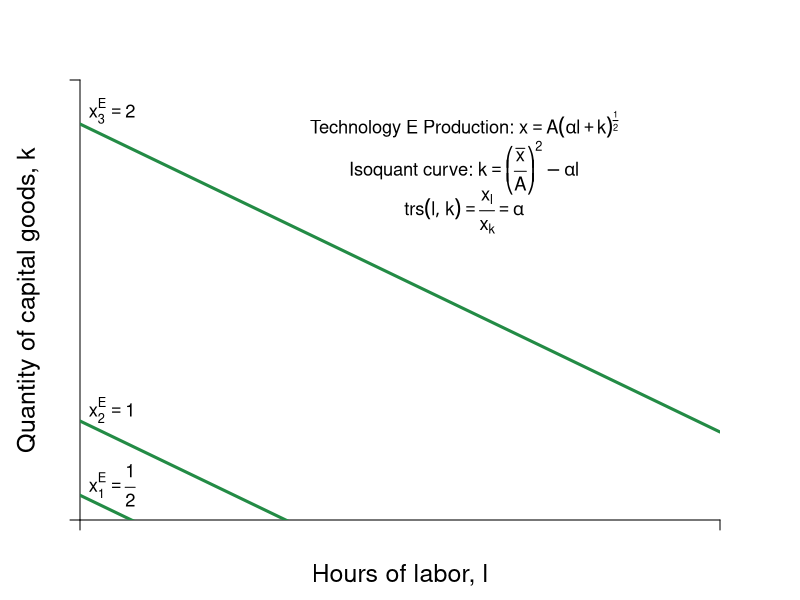

Write R code to recreate this figure.
#Graph Designer: Simon Halliday
#Authors: Bowles, Foley and Halliday
#Title: Coordination, Conflict and Competition: A Text in Microeconomics

library(shape)
pdf(file = "firmmarketsupply/techvariables3.pdf", width = 8, height = 6)

#Set parameters for graphics
axislabelsize <- 1.5
labelsize <- 1.1
graphlinewidth <- 3
segmentlinewidth <- 2

COL <- c("#7fc97f", "#beaed4", "#fdc086", "#ffff99", "#386cb0", "#f0027f", "#bf5b17", "#666666")
COLA <- c("#e0f3db", "#99d8c9","#66c2a4","#41ae76", "#238b45", "#005824")
COLB <- c("#c6dbef", "#4eb3d3", "#2b8cbe", "#0868ac","#084081")

#Edited the margins to cater for the larger LHS labels
par(mar =  c(4, 4, 4, 4))

uFn <- function(x, y, alpha = 0.7){
  (x^alpha)*(y^(1 - alpha))
}

isoA <- function(l, alpha = 0.7, xbar = 4, A = 2) {
  (xbar / A)^2 - alpha*l
}

trsline <- function(x, constant = 10, slope = 4){
  constant - (slope)*x
}

ff <- function(x, c = 12, s = 1/3){
  c - s*x
}

xlims <- c(0, 10)
ylims <- c(0, 10)

npts <- 501 
x <- seq(xlims[1], xlims[2], length.out = npts)
y <- seq(ylims[1], ylims[2], length.out = npts) 
a <- c(2, 4, 6)

plot(0, 0, xlim = xlims, ylim = ylims, type = "n",
     xlab = expression(paste("")),
     ylab = expression(paste("")), 
     xaxt = "n", 
     yaxt = "n", 
     cex.lab = axislabelsize, 
     bty = "n", 
     xaxs="i", 
     yaxs="i"
)


# ticksy <- seq(from = 0, to = ylims[2], by = 1)
# ylabels <- seq(from = 0, to = ylims[2], by = 1)
# ticksx <- seq(from = 0, to = xlims[2], by = 1)
# xlabels <- seq(from = 0, to = xlims[2], by = 1)
ticksy <- c(ylims[1],  ylims[2])
ylabels <- c(NA, NA)
ticksx <- c(xlims[1], xlims[2])
xlabels <- c(NA, NA)

axis(1, at = ticksx, pos = 0, labels = xlabels)
axis(2, at = ticksy, pos = 0, labels = ylabels, las = 1)

npts <- 500 
xx1 <- seq(xlims[1], xlims[2], length.out = npts)
xx2 <- seq(0, xlims[2], length.out = npts)
xx3 <- seq(1.5, 2.5, length.out = npts)
xx4 <- seq(3, 5, length.out = npts)
xx5 <- seq(7, 9, length.out = npts)

#Draw the graphs
lines(xx1, isoA(xx1, alpha = 0.7, xbar = 3, A = 2), col = COLA[5], lwd = graphlinewidth)
lines(xx1, isoA(xx1, alpha = 0.7, xbar = 1.5, A = 2 ), col = COLA[5], lwd = graphlinewidth)
lines(xx1, isoA(xx1, alpha = 0.7, xbar = 6, A = 2), col = COLA[5], lwd = graphlinewidth)
#lines(xx1, isoA(xx1, alpha = 0.3, xbar = 4), col = COLB[5], lwd = graphlinewidth)
#lines(xx1, ff(xx1, c = 9, s = 1.34), col = COL[3], lwd = graphlinewidth)
# lines(xx3, trsline(xx3, constant = 16), col = "gray", lty = 2, lwd = graphlinewidth)
# lines(xx4, trsline(xx4, constant = 8, slope = 1), col = "gray", lty = 2, lwd = graphlinewidth)
# lines(xx5, trsline(xx5, constant = 4, slope = 0.25), col = "gray", lty = 2, lwd = graphlinewidth)
#lines(xx4, mcline(xx4, constant = totalcost(x = 3, c0 = 2, c1 = 0.05, c2 = 0.05) - 3*marginalcost(x = 3, c1 = 0.05, c2 = 0.05), slope = marginalcost(x = 3, c1 = 0.05, c2 = 0.05)), col = "gray", lty = 2, lwd = graphlinewidth)



#Label the feasible frontier
# text(3.2, 1, expression("Feasible Frontier"), cex = labelsize)
# text(3.2, 0.5, expression("(production possibilities frontier)"), cex = labelsize)
# Arrows(4.35, 0.95, 8.1, 0.95, col = "black", lty = 1, lwd = 2, arr.type = "triangle", arr.lwd = 0.5)

#Axis labels
mtext(expression(paste("Hours of labor, ", l)), side = 1, line = 2.5, cex = axislabelsize)
text(-0.8, 5, expression(paste("Quantity of capital goods, ", k)), xpd = TRUE, cex = axislabelsize, srt = 90) 


# contour(x, y, 
#         outer(x, y, uFn),
#         drawlabels = FALSE,
#         col = COLB[3],
#         lwd = graphlinewidth,
#         levels = a, 
#         xaxs="i", 
#         yaxs="i", 
#         add = TRUE)


#Label the indifference curves
#text(8, 1.6, expression(paste("Technology E, ", x[1]^E)), cex = labelsize)
text(6, 9, expression(paste("Technology E Production: ", x == A*(alpha*l + k)^frac(1,2))), cex = labelsize)
text(6, 8, expression(paste("Isoquant curve: ", k == bgroup("(",frac(bar(x), A),")")^2 - alpha*l   )), cex = labelsize)
text(6, 7, expression(paste(trs(l,k) == frac(x[l],x[k]), phantom() == alpha)), cex = labelsize)

text(.5, 0.8, expression(paste(x[1]^E == frac(1,2))), cex = labelsize)
text(.5, 2.5, expression(paste(x[2]^E == 1)), cex = labelsize)
text(.5, 9.3, expression(paste(x[3]^E == 2)), cex = labelsize)

# text(8, 4, expression(paste(trs(l,k) == frac(2,8), phantom() == 0.25)), cex = labelsize)
# Arrows(8, 3.6, 8, 2.4, col = "black", lty = 1, lwd = 2, arr.type = "triangle", arr.lwd = 0.5)
# 
# text(4, 6, expression(paste(trs(l,k) == frac(4,4), phantom()==1)), cex = labelsize)
# Arrows(4, 5.6, 4, 4.4, col = "black", lty = 1, lwd = 2, arr.type = "triangle", arr.lwd = 0.5)
# 
# text(4, 8, expression(paste(trs(l,k) == frac(8,2), phantom() == 4)), cex = labelsize)
# Arrows(3.05, 8, 2.3, 8, col = "black", lty = 1, lwd = 2, arr.type = "triangle", arr.lwd = 0.5)


#Label feasible and infeasible
#text(8, 9, expression(paste(trs(l,k) == frac(x[l], x[k]), phantom() == frac(mp[l], mp[k]), phantom() == -frac(dk,dl))), cex = labelsize)
#text(3, 2.5, expression(paste("with plan ", (list(x, l, k)) )), cex = labelsize)

# text(8, 8.5, expression(paste("Production set:")), cex = labelsize)
# text(8, 8, expression(paste(x = bar(x), " feasible")), cex = labelsize)
# text(8, 7.5, expression(paste("with plan ", (list(x, l, k)) )), cex = labelsize)

#segments(0, 0, 4, ylims[2], lty = 2, col = "gray" , lwd = segmentlinewidth)

# segments(0, 8, 2.9705, 8, lty = 2, col = "gray" , lwd = segmentlinewidth)
#segments(2.9705, 0, 2.9705, 8, lty = 2, col = "gray" , lwd = segmentlinewidth)
# segments(2, 0, 2, 8, lty = 2, col = "gray" , lwd = segmentlinewidth)
# segments(4, 0, 4, 4, lty = 2, col = "gray" , lwd = segmentlinewidth)
# segments(0, 4, 4, 4, lty = 2, col = "gray" , lwd = segmentlinewidth)
# 
# 
# segments(8, 0, 8, 2, lty = 2, col = "gray" , lwd = segmentlinewidth)
# segments(0, 2, 8, 2, lty = 2, col = "gray" , lwd = segmentlinewidth)
# 
# segments(8, 0, 8,indiffA(x = 8)  , lty = 2, col = "gray" , lwd = segmentlinewidth)
# segments(0, indiffA(x = 8) , 8,indiffA(x = 8)  , lty = 2, col = "gray" , lwd = segmentlinewidth)

#Annotate points (4,4),(2,8),(8,2) on feasibility frontier
# text(4.2, 4.2, expression(paste(b)), cex = labelsize)
# points(2.1, isoA(l = 2.1, alpha = 0.3, xbar = 4), pch = 16, col = "black", cex = 1.5)
# text(2.1 - 0.2, isoA(l = 2.1, alpha = 0.3, xbar = 4), expression(paste(b)), cex = labelsize)


# points(3.04, isoA(l = 3.04, alpha = 0.7, xbar = 4), pch = 16, col = "black", cex = 1.5)
# text(3.04 - 0.2, isoA(l = 3.04, alpha = 0.7, xbar = 4), expression(paste(a)), cex = labelsize)

#points(4.8, indiffA(x = 4.8, alpha = 0.7), pch = 16, col = "black", cex = 1.5)


# text(7, 8, expression(paste("Lily's Utility: ", u^L*(list(x^L, y^L)) == (x^L)^{0.7}*(y^L)^{0.3})), cex = labelsize)
# text(7, 7, expression(paste("Peyton's Utility: ", u^P*(list(x^P, y^P)) == (x^P)^{0.5}*(y^P)^{0.5})), cex = labelsize)



dev.off()
